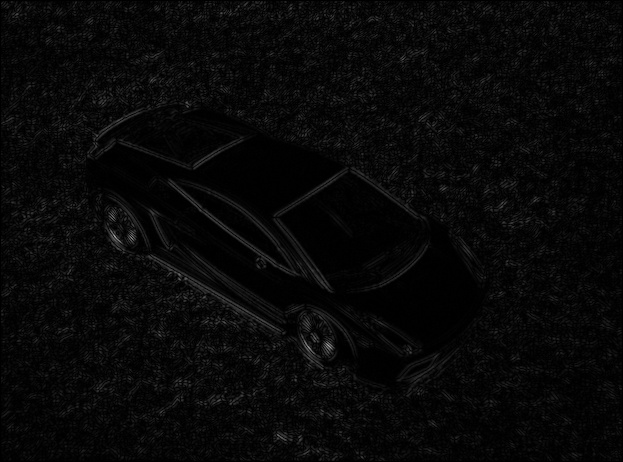
#> input picture Assignment3/output_sobel.jpg, 623 x 462 px, given in place of lambo.png, which was not available
$ python Assignment_3.py   (older library calls are emulated)
#> lines starting #> are read from the running program, lines starting #| are printed output that depends on the picture; after the words box and inside, x2 and y2 are one past the last pixel; in counts of white or black regions, pixels touching at a corner belong together; pictures that were not available may be replaced by others from this repository, and a replacement may not be noted
#Importing
import cv2
import numpy as np

#Sobel Edge Detection
def sobel_edge_detection(image_path, save_path="sobel_edges.jpg"):
#> called with image_path = 'C:/Users/adity/Downloads/lambo.png', save_path = 'output_sobel.jpg'
    image = cv2.imread(image_path, cv2.IMREAD_GRAYSCALE)
#> image is the input picture: shape (462, 623); min 0, max 170, mean 8.1
    #Applying Gaussian Blur
    blurred = cv2.GaussianBlur(image, (3, 3), 0)

    # Actual Sobel edge detection
    sobel = cv2.Sobel(blurred, cv2.CV_64F, 1, 1, ksize=1)
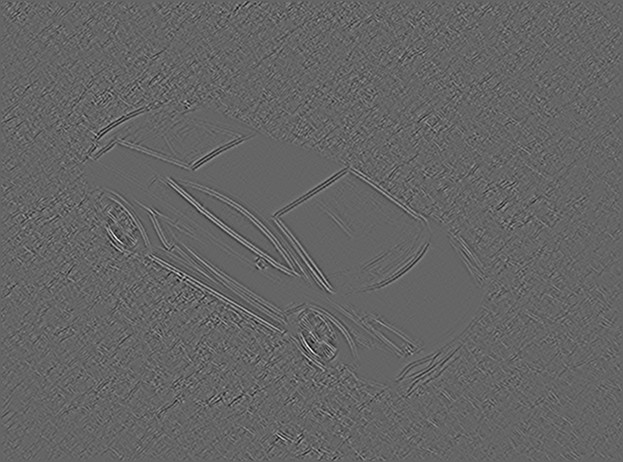
#> sobel: shape (462, 623) float64; min -48, max 73, mean 0; drawn with min black and max white
    sobel = cv2.convertScaleAbs(sobel)

    cv2.imwrite(save_path, sobel)

#Canny Edge Detection
def canny_edge_detection(image_path, threshold_1=50, threshold_2=50, save_path="canny_edges.jpg"):
#> called with image_path = 'C:/Users/adity/Downloads/lambo.png', threshold_1 = 50, threshold_2 = 50, save_path = 'output_canny.jpg'
    image = cv2.imread(image_path, cv2.IMREAD_GRAYSCALE)
    # Applyingn Gaussian Blur
    blurred = cv2.GaussianBlur(image, (3, 3), 0)
    #Actual Canny edge detection
    edges = cv2.Canny(blurred, threshold_1, threshold_2)
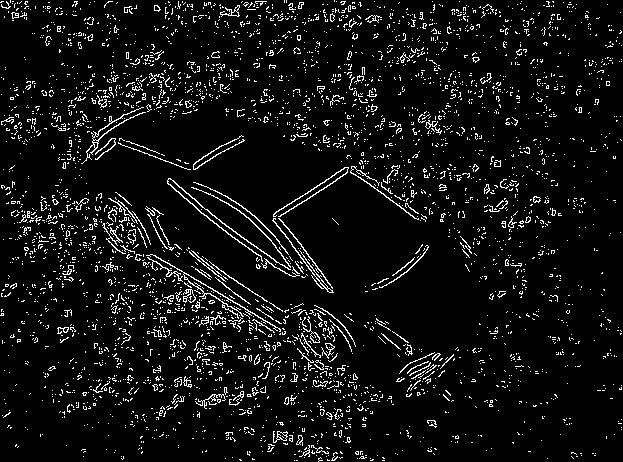
#> edges: shape (462, 623); 6.7% white in thin lines or dots

    cv2.imwrite(save_path, edges)


# Template Matching
def template_match(image_path, template_path, save_path="template_match.jpg", threshold=0.9):
#> called with image_path = 'C:/Users/adity/Downloads/shapes-1.png', save_path = 'output_template_match.jpg', threshold = 0.9
    img = cv2.imread(image_path, cv2.IMREAD_GRAYSCALE)
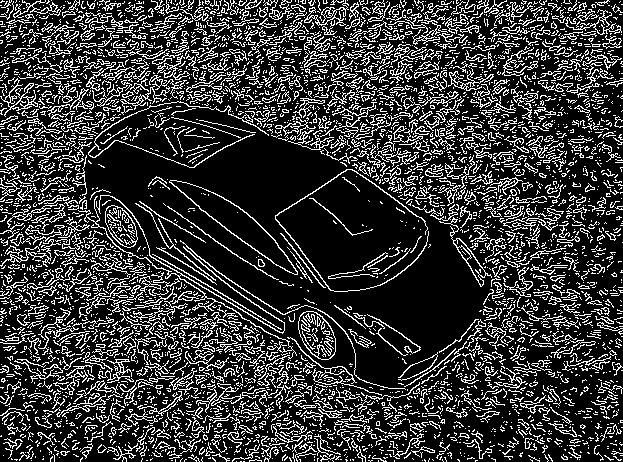
#> input picture Assignment3/output_canny.jpg, 623 x 462 px, given in place of shapes-1.png, which was not available
#> img is the input picture: shape (462, 623); min 0, max 255, mean 55.8
    template = cv2.imread(template_path, cv2.IMREAD_GRAYSCALE)
    w, h = template.shape[::-1]
#> w = 623; h = 462

    # Matching
    res = cv2.matchTemplate(img, template, cv2.TM_CCOEFF_NORMED)
#> res = [1]
    loc = np.where(res >= threshold)
#> loc = ([0], [0])
    #Marking matches
    img_color = cv2.cvtColor(img, cv2.COLOR_GRAY2BGR)
    for pt in zip(*loc[::-1]):
        cv2.rectangle(img_color, pt, (pt[0] + w, pt[1] + h), (0, 0, 255), 2)
#> this loop made 1 pass
#> pt on pass 1: (0, 0)
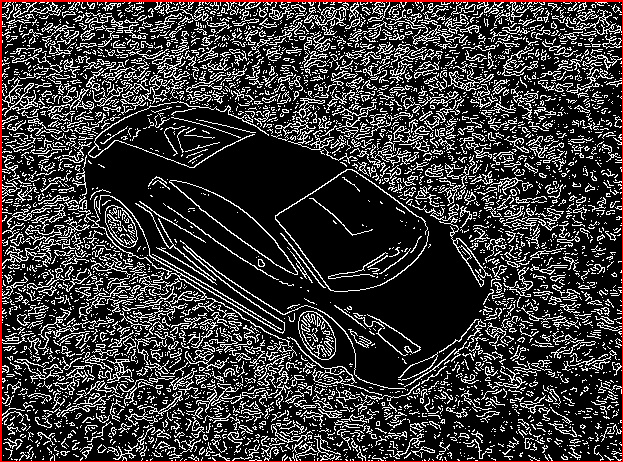
#> img_color: shape (462, 623, 3); 1.13% of pixels changed, all inside (x1, y1, x2, y2) = (0, 0, 623, 462)

    cv2.imwrite(save_path, img_color)


#Image Resizing with Pyramids
def resize(image_path, scale_factor=2, up_or_down="up", save_path="resized.jpg"):
#> called with image_path = 'C:/Users/adity/Downloads/lambo.png', scale_factor = 2, up_or_down = 'up', save_path = 'output_resize_up.jpg'
    img = cv2.imread(image_path)

    if up_or_down.lower() == "up":
        for _ in range(scale_factor):
            img = cv2.pyrUp(img)
    elif up_or_down.lower() == "down":
        for _ in range(scale_factor):
            img = cv2.pyrDown(img)
    else:
        raise ValueError("must enter only 'up' or 'down'")

    cv2.imwrite(save_path, img)


if __name__ == "__main__":
    lambo_img = "C:/Users/adity/Downloads/lambo.png"
    shapes_img = "C:/Users/adity/Downloads/shapes-1.png"
    template_img = "C:/Users/adity/Downloads/shapes_template.jpg"

    #Calling
    sobel_edge_detection(lambo_img, "output_sobel.jpg")
    canny_edge_detection(lambo_img, 50, 50, "output_canny.jpg")
    template_match(shapes_img, template_img, "output_template_match.jpg")
    resize(lambo_img, scale_factor=2, up_or_down="up", save_path="output_resize_up.jpg")
    resize(lambo_img, scale_factor=2, up_or_down="down", save_path="output_resize_down.jpg")
